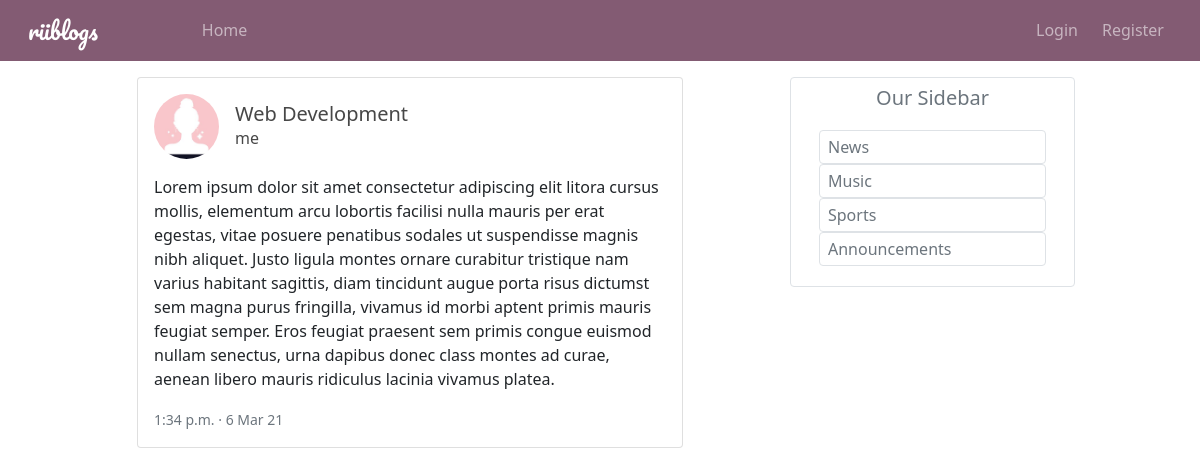
Before: /post/1/ with the older database file.
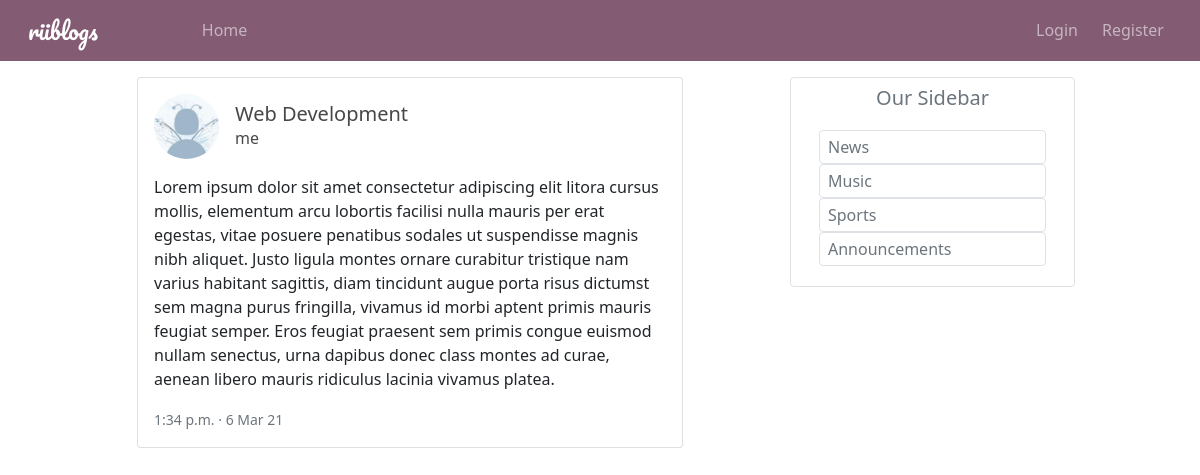
After: the same page with the newer database file.
### blog/models.py (models this page shows, shortened)
class Post(models.Model):
    author = models.ForeignKey(User, on_delete=models.CASCADE)
    title = models.CharField(max_length=100)
    content = models.TextField()
    created = models.DateTimeField(default=timezone.now)

### user/models.py (models this page shows, shortened)
class Profile(models.Model):
    user = models.OneToOneField(User, on_delete=models.CASCADE)
    image = models.ImageField(upload_to='profile_pictures/', default='profile_pictures/default.jpg')

### blog/views.py (the view)
# urls.py: path('post/<int:pk>/', PostDetail.as_view(), name='detail'),
class PostDetail(DetailView):
    model = Post

### blog/templates/blog/post_detail.html (shortened to what this page needs)
{% extends "blog/base.html" %}
{% block content %}
    <div class="card p-3 mb-1">
        <div class="d-flex align-items-center">
            <div class="image">
                <img src="{{ post.author.profile.image.url }}" class="rounded-circle border-light" height="65"
                     width="65" alt="author-image">
            </div>
            <div class="ml-3 w-100 ms-3">
                <div class="row">
                    <div class="col-9">
                        <h5 class="mb-0 mt-0">
                            <a href="{% url 'blog:detail' post.id %}" class="post-link">{{ post.title }}</a>
                        </h5>
                        <span><a href="{% url 'blog:user_posts' post.author %}" class="post-link">{{ post.author }}</a></span>
                    </div>
                </div>
            </div>
        </div>
        <div class="mt-3">
            {{ post.content }}
        </div>
        <div class="mt-3">
            <small class="text-muted">
                {{ post.created|date:'g:i a' }} &#183; {{ post.created|date:'j M y' }}
            </small>
        </div>
    </div>
{% endblock %}

Changed rows visible on the page:
changed through a linked row, Post "Web Development": author.profile.image: a different picture
